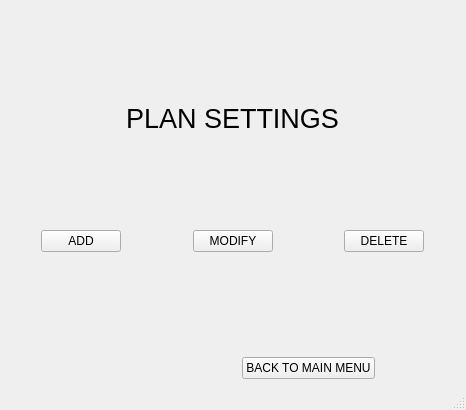
<?xml version="1.0" encoding="UTF-8"?>
<ui version="4.0">
 <class>MainWindow</class>
 <widget class="QMainWindow" name="MainWindow">
  <property name="geometry">
   <rect>
    <x>0</x>
    <y>0</y>
    <width>466</width>
    <height>410</height>
   </rect>
  </property>
  <property name="windowTitle">
   <string>MainWindow</string>
  </property>
  <widget class="QWidget" name="centralwidget">
   <layout class="QGridLayout" name="gridLayout">
    <item row="0" column="0" colspan="3" alignment="Qt::AlignHCenter|Qt::AlignTop">
     <widget class="QLabel" name="label_2">
      <property name="text">
       <string/>
      </property>
      <property name="pixmap">
       <pixmap>2.jpg</pixmap>
      </property>
      <property name="scaledContents">
       <bool>true</bool>
      </property>
     </widget>
    </item>
    <item row="1" column="0" colspan="3" alignment="Qt::AlignHCenter|Qt::AlignTop">
     <widget class="QLabel" name="label">
      <property name="text">
       <string>&lt;html&gt;&lt;head/&gt;&lt;body&gt;&lt;p align=&quot;center&quot;&gt;&lt;span style=&quot; font-size:20pt;&quot;&gt;PLAN SETTINGS&lt;/span&gt;&lt;/p&gt;&lt;/body&gt;&lt;/html&gt;</string>
      </property>
     </widget>
    </item>
    <item row="2" column="0" alignment="Qt::AlignHCenter|Qt::AlignVCenter">
     <widget class="QPushButton" name="pushButton">
      <property name="text">
       <string>ADD</string>
      </property>
     </widget>
    </item>
    <item row="2" column="1" alignment="Qt::AlignHCenter|Qt::AlignVCenter">
     <widget class="QPushButton" name="pushButton_2">
      <property name="text">
       <string>MODIFY</string>
      </property>
     </widget>
    </item>
    <item row="2" column="2" alignment="Qt::AlignHCenter|Qt::AlignVCenter">
     <widget class="QPushButton" name="pushButton_3">
      <property name="text">
       <string>DELETE</string>
      </property>
     </widget>
    </item>
    <item row="3" column="1" colspan="2" alignment="Qt::AlignHCenter|Qt::AlignBottom">
     <widget class="QPushButton" name="pushButton_4">
      <property name="text">
       <string>BACK TO MAIN MENU</string>
      </property>
     </widget>
    </item>
   </layout>
  </widget>
  <widget class="QStatusBar" name="statusbar"/>
 </widget>
 <resources/>
 <connections/>
</ui>
